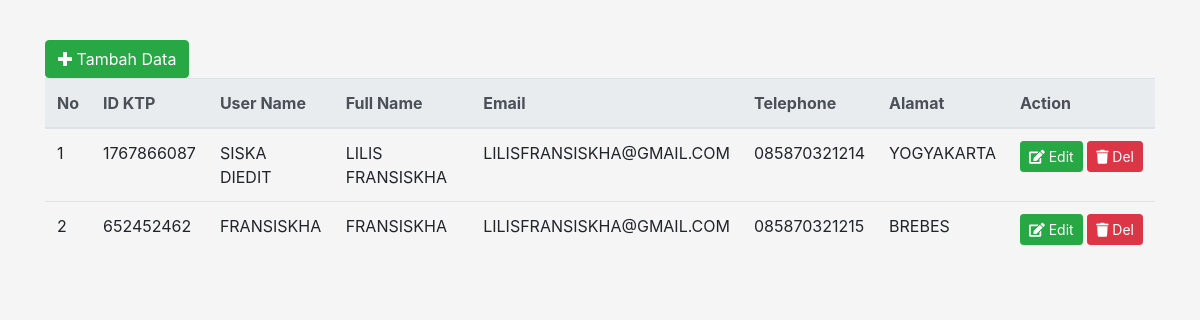
The page / on the database its author committed.
### tables this page shows
CREATE TABLE IF NOT EXISTS `identitas` (
  `ID_KTP` varchar(50) NOT NULL,
  `USERNAME` varchar(50) DEFAULT NULL,
  `PASSWORD` varchar(50) DEFAULT NULL,
  `EMAIL` varchar(30) DEFAULT NULL,
  `FULLNAME` varchar(50) DEFAULT NULL,
  `TTL` date DEFAULT NULL,
  `ALAMAT` varchar(100) DEFAULT NULL,
  `NO_TELPON` varchar(20) DEFAULT NULL,
  `BANNED` enum('''Y'',''N''','Y,N') DEFAULT NULL,
  `LOGINTIME` datetime DEFAULT NULL,
  PRIMARY KEY (`ID_KTP`)
);

### config/dbconfig.php (called while the page is built, shortened)
 <?php
class Dbconfig {
    function __construct() {
        $this->conn = new mysqli(DB_HOST, DB_USER, DB_PASS, DB_NAME);
    }
}
?>

### config/dao.php (called while the page is built, shortened)
<?php
include_once 'dbconfig.php';
class Dao {
    var $link;
    public function __construct() {
        $this->link = new Dbconfig();
    }
    public function read() {
        $query = "SELECT * FROM identitas ORDER BY ID_KTP";
        return mysqli_query($this->link->conn, $query);
    }
}

### index.php (the view, shortened to what this page needs)
<!DOCTYPE html>
<html>
    <head>
        <link rel="stylesheet" href="assets/css/bootstrap.css">
        <link rel="stylesheet" href="assets/css/floating-labels.css">
        <link rel="stylesheet" href="assets/awesome/css/fontawesome-all.min.css">
    </head>
    <body>
        <div class="container mb-auto">
            <div class="row">
                <div class="col">
                    <button type="button" class="btn btn-success" onclick="showModalKu();">
                        <i class="fa fa-plus"></i> Tambah Data
                    </button>
                </div>
            </div>
            <div class="table-responsive">
                <table class="table table-hover">
                    <thead class="thead-light">
                        <tr>
                            <th>No</th>
                            <th>ID KTP</th>
                            <th>User Name</th>
                            <th>Full Name</th>
                            <th>Email</th>
                            <th>Telephone</th>
                            <th>Alamat</th>
                            <th>Action</th>
                        </tr>
                    </thead>
                    <tbody id="userlist">
                         <?php
                            include_once 'config/dao.php';
                            $dao = new Dao();
                            $result = $dao->read();
                        ?>
                        <?php
                        $i = 1;
                        while ($value = mysqli_fetch_array($result)){
                            ?>
                            <tr>
                                <td><?php echo $i; ?></td>
                                <td><?php echo $value['ID_KTP']; ?></td>
                                <td><?php echo $value['USERNAME']; ?></td>
                                <td><?php echo $value['FULLNAME']; ?></td>
                                <td><?php echo $value['EMAIL']; ?></td>
                                <td><?php echo $value['NO_TELPON']; ?></td>
                                <td><?php echo $value['ALAMAT']; ?></td>
                                <td nowrap>
                                    <button type="button" onclick="showModalEdt( <?php echo $value['ID_KTP']; ?> );" class="btn btn-success btn-sm">
                                        <i class="fa fa-edit"></i> Edit
                                    </button>
                                    <button type="button" onclick="showModalDel(<?php echo $value['ID_KTP']; ?>,'<?php echo $value['FULLNAME']; ?>');" class="btn btn-danger btn-sm">
                                        <i class="fa fa-trash"></i> Del
                                    </button>
                                </td>
                            </tr>
                            <?php
                            $i++;
                        }
                        ?>
                    </tbody>
                </table>
            </div>
        </div>
    </body>
</html>

### assets/css/floating-labels.css (style rules this page uses)
:root { --input-padding-x: .75rem; --input-padding-y: .75rem; }
html, body { height: 100%; }
body { display: -ms-flexbox; display: -webkit-box; display: flex; -ms-flex-align: center; -ms-flex-pack: center; -webkit-box-align: center; align-items: center; -webkit-box-pack: center; justify-content: center; padding-top: 40px; padding-bottom: 40px; background-color: #f5f5f5; }

### rows shown on the page
identitas: ID_KTP "1767866087", USERNAME "SISKA DIEDIT", FULLNAME "LILIS FRANSISKHA", EMAIL "LILISFRANSISKHA@GMAIL.COM", NO_TELPON "085870321214", ALAMAT "YOGYAKARTA"
identitas: ID_KTP "652452462", USERNAME "FRANSISKHA", FULLNAME "FRANSISKHA", EMAIL "LILISFRANSISKHA@GMAIL.COM", NO_TELPON "085870321215", ALAMAT "BREBES"
